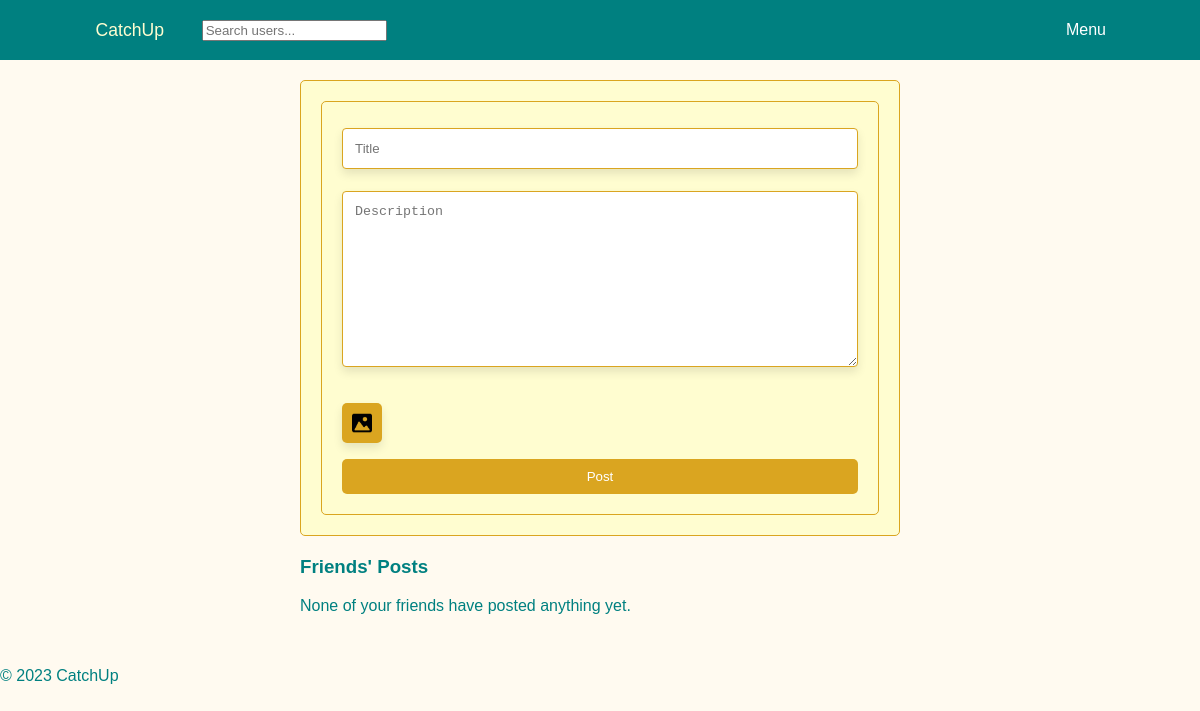
Page /create_post/ (signed in) on the earlier database version.
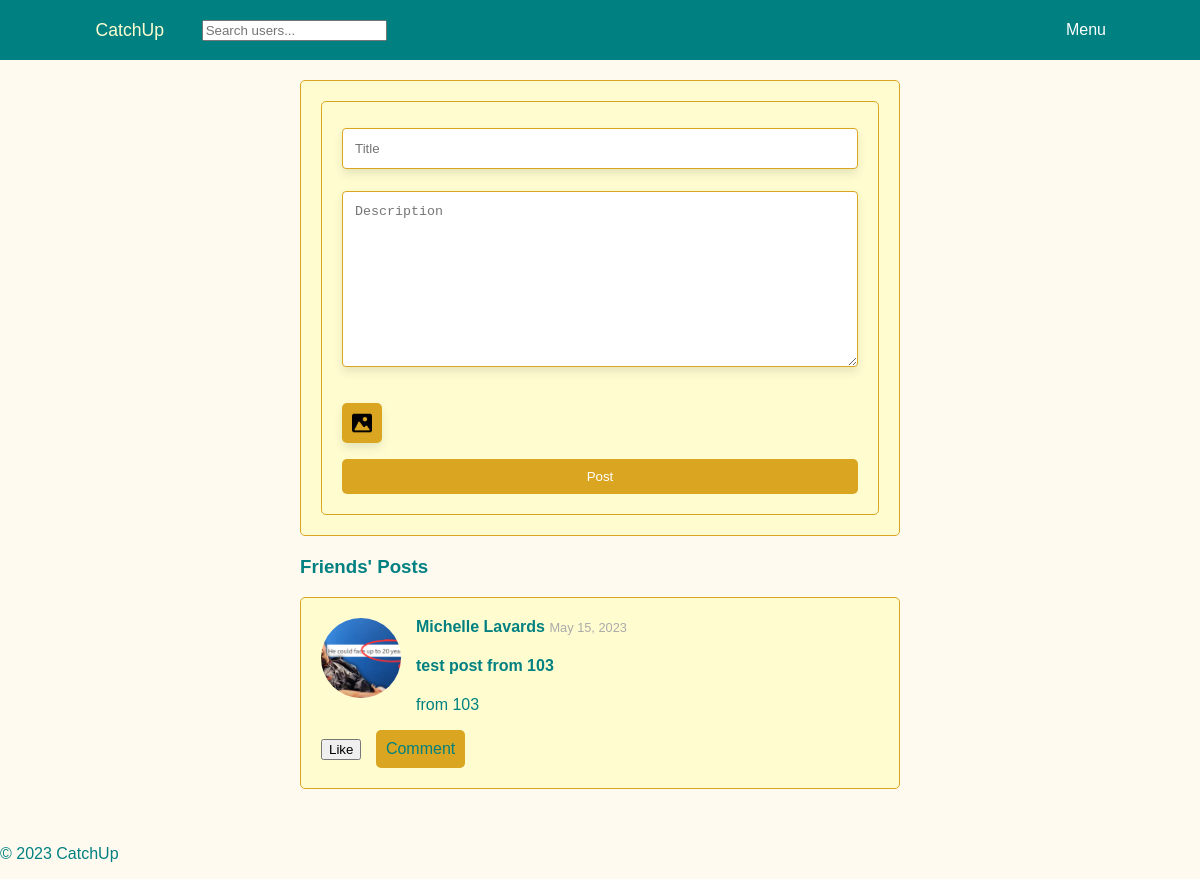
Same page on the later database version.
### users/models.py (models this page shows, shortened)
class Post(models.Model):
    user = models.ForeignKey(settings.AUTH_USER_MODEL, on_delete=models.CASCADE)
    title = models.CharField(max_length=200)
    description = models.TextField()
    image = models.ImageField(upload_to='posts/', blank=True, null=True)
    created_at = models.DateTimeField(auto_now_add=True)
    likes = models.ManyToManyField(User, related_name='likes', blank=True)

class UserProfile(models.Model):
    user = models.OneToOneField(User, on_delete=models.CASCADE)
    first_name = models.CharField(max_length=30)
    last_name = models.CharField(max_length=30)
    bio = models.TextField(blank=True)  # bio can be blank if user doesn't want to add one
    location = models.CharField(max_length=100)
    occupation = models.CharField(max_length=100)
    profile_picture = models.ImageField(upload_to='profile_pictures', blank=True, default='default_profile_picture.jpg')
    friends = models.ManyToManyField("self", blank=True)

### users/views.py (the view)
# urls.py: path('create_post/', create_post, name='create_post'),
@login_required
def create_post(request):
    user_profile = UserProfile.objects.get(user=request.user)
    friends_profiles = user_profile.friends.all()
    friends_users = [profile.user for profile in friends_profiles]  # get User instances
    liked_posts = Post.objects.filter(likes=request.user)
    friends_posts = Post.objects.filter(user__in=friends_users).exclude(id__in=liked_posts)
    if request.method == 'POST':
        form = PostForm(request.POST, request.FILES)
        if form.is_valid():
            post = form.save(commit=False)
            post.user = request.user
            post.save()
            return redirect('home')
    else:
        form = PostForm()
    return render(request, 'users/create_post.html', {'form': form, 'friends_posts': friends_posts})

### users/forms.py
class PostForm(forms.ModelForm):
    class Meta:
        model = Post
        fields = ['title', 'description', 'image']
        widgets = {
            'title': forms.TextInput(attrs={'placeholder': 'Title'}),
            'description': forms.Textarea(attrs={'placeholder': 'Description'}),
            'image': forms.FileInput(attrs={'style': 'display: none;'}),
        }
        labels = {
            'title': '',  # This will hide the title label
            'description': '',  # This will hide the description label
            'image': '',  # This will hide the image label
        }

### users/templates/users/create_post.html (shortened to what this page needs)
{% extends "users/base.html" %}
{% load static %}
{% load crispy_forms_tags %}
{% block extra_css %}
    <link rel="stylesheet" type="text/css" href="{% static 'users/create_post.css' %}" />
{% endblock %}
{% block content %}
    <div class="profile-container">
        <div class="post">
            <form class="post-form" method="POST" enctype="multipart/form-data">
                {{ form.title|as_crispy_field }}
                {{ form.description|as_crispy_field }}
                <label for="id_image" class="custom-file-upload">
                    <img src="{% static 'users/icons/insert-picture-icon.png' %}" alt="Upload" />
                </label>
                <button type="submit" class="submit-btn">Post</button>
            </form>
        </div>
<div class="profile-posts">
    <h3>Friends' Posts</h3>
    {% for post in friends_posts %}
        <div class="post">
            <a href="{% url 'post_detail' post.id %}" style="display: block; color: inherit; text-decoration: none;">
                <div class="post-header">
                    <a href="{% url 'profile' post.user.username %}" style="color: inherit; text-decoration: none;">
                        <div class="profile-image-container">
                            <img src="{{ post.user.userprofile.profile_picture.url }}" alt="{{ post.user.userprofile.first_name }}" class="profile-pic">
                        </div>
                    </a>
                    <div class="post-user-name">
                        <strong>{{ post.user.userprofile.first_name }} {{ post.user.userprofile.last_name }}</strong>
                        <small class="post-date">{{ post.created_at|date:"F j, Y" }}</small>
                        <h4>{{ post.title }}</h4>
                    </div>
                </div>
                <p>{{ post.description }}</p>
            </a>
            <form method="POST" action="{% url 'like_post' post.id %}" style="display: inline-block;">
                <button type="submit" class="like-btn">
                    {% if post in liked_posts %}
                        Unlike
                    {% else %}
                        Like
                    {% endif %}
                </button>
            </form>
            <a href="{% url 'post_detail' post.id %}" class="comment-btn">Comment</a>
        </div>
    {% empty %}
        <p>None of your friends have posted anything yet.</p>
    {% endfor %}
</div>
    </div>
{% endblock %}

Differences in the rows shown:
added Post: user.userprofile.profile_picture (picture), user.userprofile.first_name "Michelle", user.userprofile.last_name "Lavards", created_at "May 15, 2023", title "test post from 103", description "from 103"
Other differences:
text no longer shown: "None of your friends have posted anything yet."
